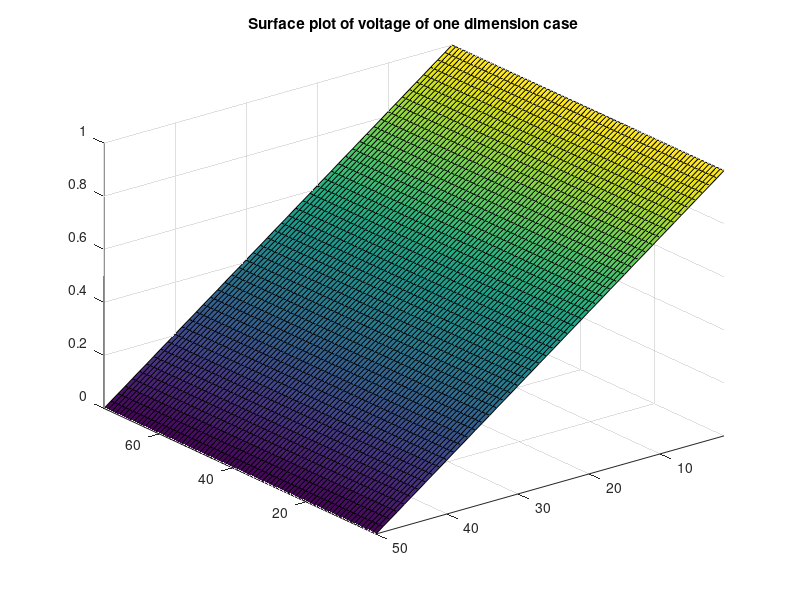

The MATLAB source for this figure:
%% Assignment 2
%% Part 1(a)
%In this assignment,we are trying to implement an electrostatic potential
%into our previous electron movement model, however, in order to do that,
%we would need to use Finite Difference Method to calculate the Laplace's
%equation of the electronstatic potential.
%In part 1, we are just trying to familarize ourselves with a one
%dimensional case of the Laplace's equation.

% Reset everything
close all
clear

% Setting variables
nx = 50;                % Length of the region
ny = nx*3/2;            % Width of the region, 3/2 of length
G = sparse(nx*ny);      % Initialize a G matrix
D = zeros(nx*ny, 1);    % Initialize a matrix for G matrix operation

% Implement the G matrix for one dimension case
for i = 1:nx
    for j = 1:ny
        n = j + (i-1)*ny;
        
        if i == 1
            G(n, :) = 0;
            G(n, n) = 1;
            D(n) = 1;
        elseif i == nx
            G(n, :) = 0;
            G(n, n) = 1;
            D(n) = 0;
        elseif j == 1
            G(n, :) = 0;
            G(n, n) = -3;
            G(n, n+1) = 1;
            G(n, n+ny) = 1;
            G(n, n-ny) = 1;
        elseif j == ny
            G(n, n) = -3;
            G(n, n-1) = 1;
            G(n, n+ny) = 1;
            G(n, n-ny) = 1;
        else
            G(n, n) = -4;
            G(n, n+1) = 1;
            G(n, n-1) = 1;
            G(n, n+ny) = 1;
            G(n, n-ny) = 1;
        end
    end
end

V = G\D;    % Calculating the voltage with G matrix

figure(1)
X = zeros(nx, ny, 1);   % Initializing a matrix for inverting G matrix
% Inverting G matrix
for i = 1:nx
    for j = 1:ny
        n = j + (i-1)*ny;
        X(i,j) = V(n);
    end
end
surf(X)     % Surface plot of Voltage of one dimension
axis tight
title("Surface plot of voltage of one dimension case")
view(-128, 31);